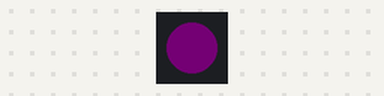
The sketch below on a simulated Arduino Uno, built with avr-gcc and run on an emulated ATmega328P. Shown: 1 RGB LEDs in strip order, left to right. Dim RGB values are drawn brighter than linear; random numbers use the default seed unless the sketch sets one.

Above: at 0.1 s.
At 8.14 s:
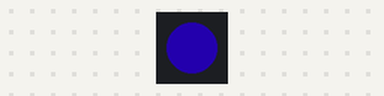
At 16.26 s:
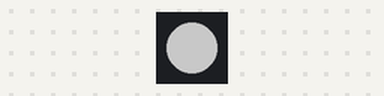
At 35.2 s:
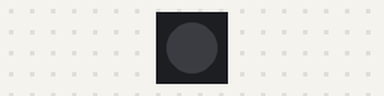
Timing chart, 0 to 36.7 s (numbered marks = the images above):
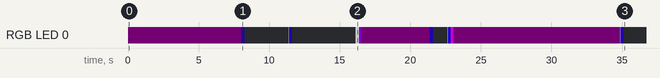

The sketch:

leto_cloud.ino
```cpp
#include <Adafruit_NeoPixel.h>

#define PIN 8

const long MIN_LIGHTNING_INTERVAL = 1000;
const long MAX_LIGHTNING_INTERVAL = 12000;
Adafruit_NeoPixel strip = Adafruit_NeoPixel(1, PIN, NEO_GRB + NEO_KHZ800);
unsigned long lastUpdatedMs = 0;
long lightningInterval;           // milliseconds of time between lightning
bool isSunsetMode = false;
long sunsetInterval = 10000;      // milliseconds of time until next sunset transition

void setup() {
  randomSeed(analogRead(0));
  strip.begin();
  strip.setBrightness(100);
  strip.show(); // Initialize all pixels to 'off'
  lightningInterval = 8000;
}

void loop()
{
  if (Serial.available() > 0)
  {
    int inChar = Serial.read();
    isSunsetMode = !isSunsetMode;
    lastUpdatedMs = 0;
  }

  isSunsetMode ? SunsetMode() : LightningMode();
}

void SunsetMode()
{
  if (millis() - lastUpdatedMs >= sunsetInterval)
    {
      strip.setPixelColor(0, strip.Color(155, 0, 55));
      strip.show();
      lastUpdatedMs = millis();
    }
}

void LightningMode()
{
  if (millis() - lastUpdatedMs >= lightningInterval)
    {
      uint8_t lightningType = random(0, 5);
      uint8_t pixelPosition = random(0, strip.numPixels() - 1);
      switch(lightningType)
      {
        case 0:
        {
          NormalLightning(pixelPosition);
          break;
        }
        case 1:
        {
          PurpleLightning(pixelPosition);
          break;
        }
        case 2:
        {
          DramaticLightning(pixelPosition);
          break;
        }
        case 3:
        {
          WhiteLightning(pixelPosition);
          break;
        }
        case 4:
        {
          NormalLightning(pixelPosition);
          break;
        }
      }
      lastUpdatedMs = millis();
      lightningInterval = random(MIN_LIGHTNING_INTERVAL, MAX_LIGHTNING_INTERVAL);
      Serial.println(lightningInterval);
    }

    strip.setPixelColor(0, strip.Color(5, 0, 5));
    strip.show();
    delay(10);
}

void SetLightningPixel(uint8_t wait, uint8_t pixelPosition, uint8_t r, uint8_t g, uint8_t b)
{
  strip.setPixelColor(pixelPosition, strip.Color(r, g, b));
  strip.show();
  delay(wait);
}

void DramaticLightning(uint8_t pixelPosition)
{
  strip.setBrightness(100);
  SetLightningPixel(10000, pixelPosition, 255, 255, 255); //white
  SetLightningPixel(3000, pixelPosition, 0, 0, 255); // blue
  SetLightningPixel(1000, pixelPosition, 255, 0, 255); //purple
  Serial.println("drama");
}

void WhiteLightning(uint8_t pixelPosition)
{
  strip.setBrightness(80);
  SetLightningPixel(10000, pixelPosition, 255, 255, 255); //white
  Serial.println("white");
}

void PurpleLightning(uint8_t pixelPosition)
{
  strip.setBrightness(100);
  SetLightningPixel(1000, pixelPosition, 255, 255, 255); //white
  SetLightningPixel(3000, pixelPosition, 155, 0, 255); //purple
  Serial.println("purple");
}

void NormalLightning(uint8_t pixelPosition)
{
  strip.setBrightness(50);
  SetLightningPixel(10000, pixelPosition, 255, 255, 255); //white
  SetLightningPixel(1000, pixelPosition, 55, 0, 255); //blue purple
  Serial.println("normal");
}
```
